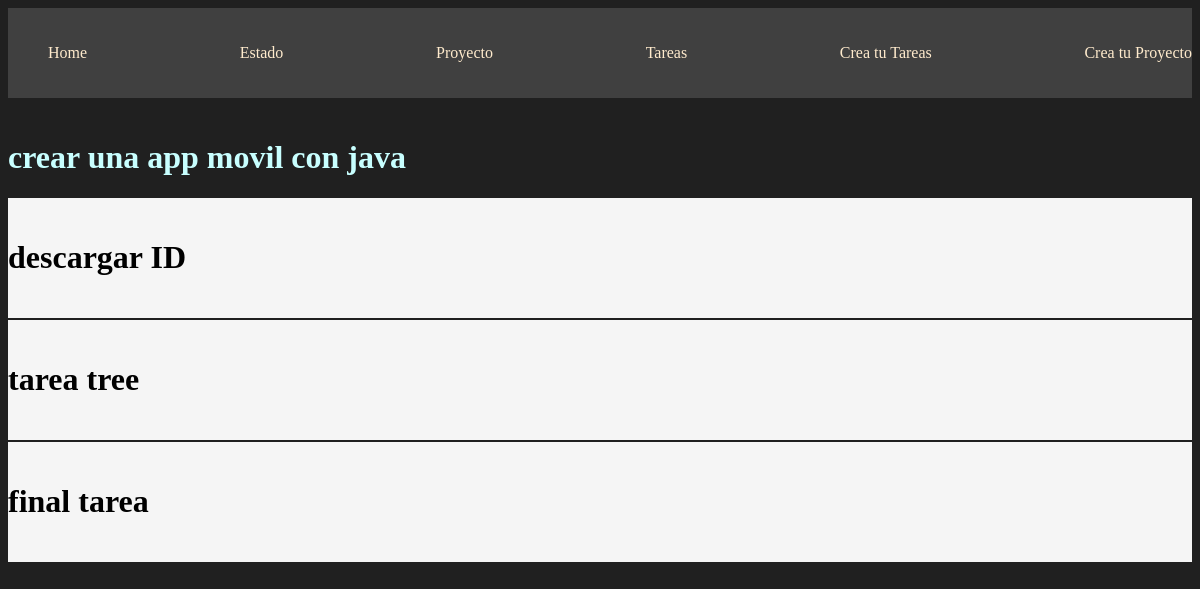
Page /projects/4 on the earlier database version.
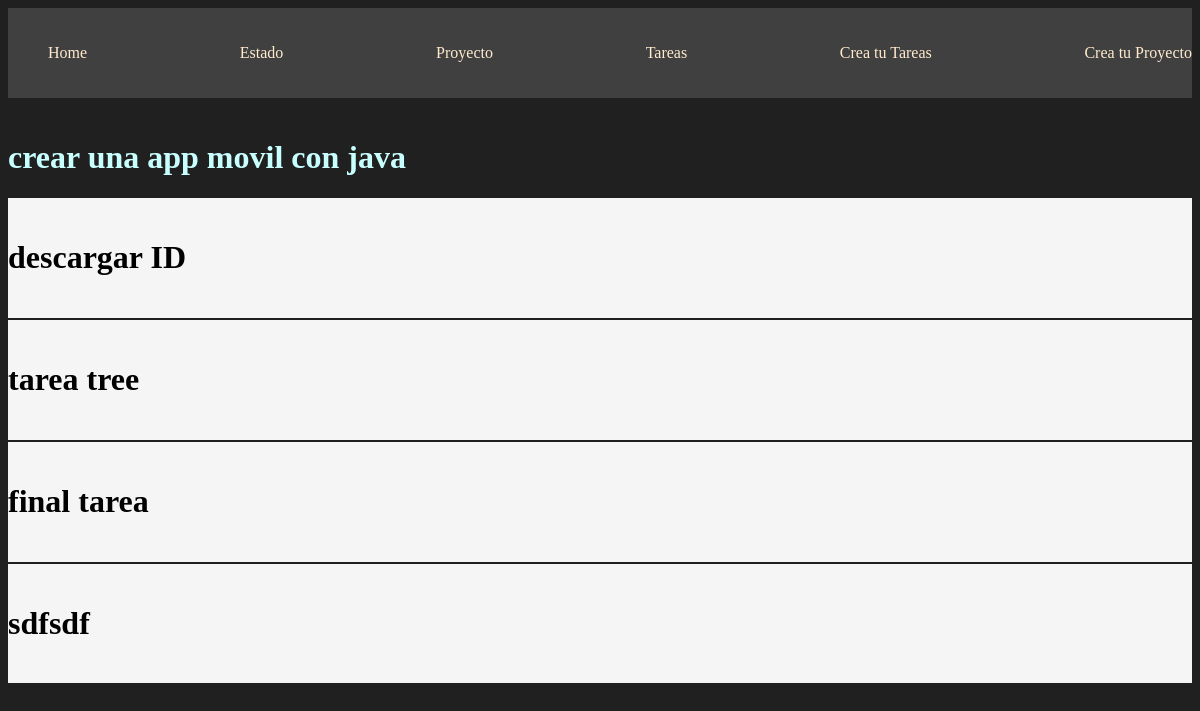
Same page on the later database version.
### store/models.py (models this page shows, shortened)
class Task(models.Model):
    title = models.CharField(max_length=100)#para un numero de textos permitidos escribir
    description = models.TextField()#para textos mucho mas largos
    Project = models.ForeignKey(Project, on_delete=models.CASCADE)#Aqui se hace la relacion de las dos clases o mejor dicho de las dos tablas
    done = models.BooleanField(default=False)

### store/views.py (the view)
# urls.py: path('projects/<int:id>', views.Projec_detail, name="project_detail")
def Projec_detail(request, id):
    proyecto = get_object_or_404(Project ,id=id)
    tasks = Task.objects.filter(Project_id=id)
    return render(request, 'projects/detail.html', {'project': proyecto, 'tasks': tasks })

### store/models.py (called while the page is built)
    def __str__(self):
        return self.name #aqui se retorna o muestra el nombre del proyecto que se tiene en la base de datos

### store/templates/projects/detail.html
{% extends "layouts/base.html" %}
{% block content %}
<h1>{{project}}</h1>
{% for i in tasks %}
<div class="card">
    <h1>{{i.title}}</h1>
</div>
{% endfor %}
{% endblock %}

Differences in the rows shown:
added Task: title "sdfsdf"
